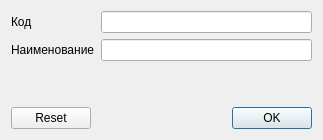
<?xml version="1.0" encoding="UTF-8"?>
<ui version="4.0">
 <class>RBThesaurusFilterDialog</class>
 <widget class="QDialog" name="RBThesaurusFilterDialog">
  <property name="geometry">
   <rect>
    <x>0</x>
    <y>0</y>
    <width>323</width>
    <height>140</height>
   </rect>
  </property>
  <property name="windowTitle">
   <string notr="true"/>
  </property>
  <layout class="QGridLayout" name="gridLayout">
   <item row="1" column="0">
    <widget class="QLabel" name="lblName">
     <property name="text">
      <string notr="true">Наименование</string>
     </property>
    </widget>
   </item>
   <item row="3" column="0" colspan="2">
    <widget class="QDialogButtonBox" name="buttonBox">
     <property name="standardButtons">
      <set>QDialogButtonBox::Ok|QDialogButtonBox::Reset</set>
     </property>
    </widget>
   </item>
   <item row="0" column="0">
    <widget class="QLabel" name="lblCode">
     <property name="text">
      <string notr="true">Код</string>
     </property>
    </widget>
   </item>
   <item row="1" column="1">
    <widget class="QLineEdit" name="edtName">
     <property name="text">
      <string notr="true"/>
     </property>
    </widget>
   </item>
   <item row="0" column="1">
    <widget class="QLineEdit" name="edtCode">
     <property name="text">
      <string notr="true"/>
     </property>
    </widget>
   </item>
   <item row="2" column="0" colspan="2">
    <spacer name="verticalSpacer">
     <property name="orientation">
      <enum>Qt::Vertical</enum>
     </property>
     <property name="sizeHint" stdset="0">
      <size>
       <width>20</width>
       <height>40</height>
      </size>
     </property>
    </spacer>
   </item>
  </layout>
 </widget>
 <tabstops>
  <tabstop>edtCode</tabstop>
  <tabstop>edtName</tabstop>
  <tabstop>buttonBox</tabstop>
 </tabstops>
 <resources/>
 <connections>
  <connection>
   <sender>buttonBox</sender>
   <signal>accepted()</signal>
   <receiver>RBThesaurusFilterDialog</receiver>
   <slot>accept()</slot>
   <hints>
    <hint type="sourcelabel">
     <x>248</x>
     <y>254</y>
    </hint>
    <hint type="destinationlabel">
     <x>157</x>
     <y>274</y>
    </hint>
   </hints>
  </connection>
  <connection>
   <sender>buttonBox</sender>
   <signal>rejected()</signal>
   <receiver>RBThesaurusFilterDialog</receiver>
   <slot>reject()</slot>
   <hints>
    <hint type="sourcelabel">
     <x>316</x>
     <y>260</y>
    </hint>
    <hint type="destinationlabel">
     <x>286</x>
     <y>274</y>
    </hint>
   </hints>
  </connection>
 </connections>
</ui>
